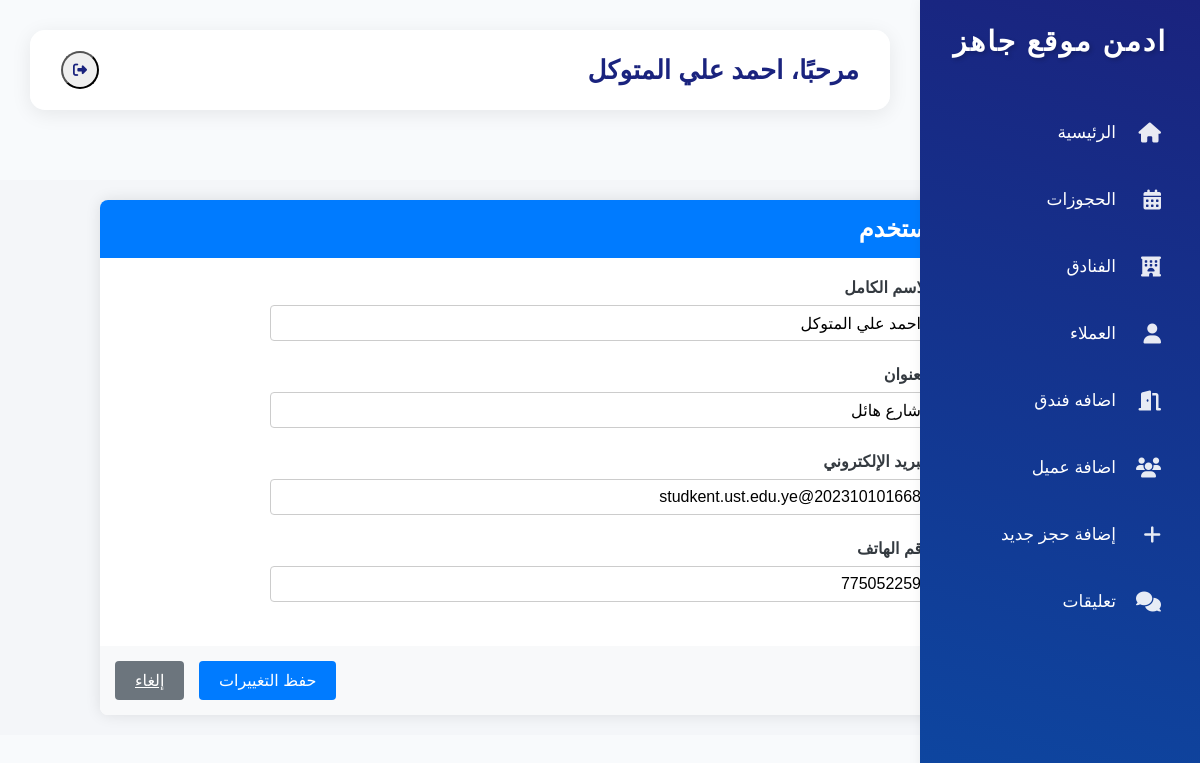
The app's page /dashboard/edit_users.php?id=10 (signed in) with its own data.
### tables this page shows
CREATE TABLE `users` (
  `id` int(11) NOT NULL,
  `u_name` varchar(50) NOT NULL,
  `u_address` varchar(70) NOT NULL,
  `u_password` varchar(255) NOT NULL,
  `u_email` varchar(100) NOT NULL,
  `u_phone` int(13) NOT NULL,
  `user_role` enum('user','admin') DEFAULT 'user'
);

### dashboard/edit_users.php (the view, shortened to what this page needs)
<?php
include_once 'sidebar.php';
include_once 'header.php';
require_once('../config.php');
if (isset($_GET['id'])) {
    $id = $_GET['id'];
    $stmt = $conn->prepare("SELECT * FROM users WHERE id = ?");
    $stmt->bind_param("i", $id);
    $stmt->execute();
    $result = $stmt->get_result();
    $user = $result->fetch_assoc();
}
?>
<div class="content-wrapper user-edit-page">
    <section class="content">
        <div class="container-fluid">
            <div class="row">
                <div class="col-md-6">
                    <div class="card card-primary">
                        <div class="card-header">
                            <h3 class="card-title">تعديل بيانات المستخدم</h3>
                        </div>
                        <form method="POST">
                            <div class="card-body">
                                <div class="form-group">
                                    <label>الاسم الكامل</label>
                                    <input
                                        type="text"
                                        class="form-control"
                                        name="name"
                                        value="<?= htmlspecialchars($user['u_name']) ?>"
                                        required>
                                </div>
                                <div class="form-group">
                                    <label>العنوان</label>
                                    <input
                                        type="text"
                                        class="form-control"
                                        name="address"
                                        value="<?= htmlspecialchars($user['u_address']) ?>"
                                        required>
                                </div>
                                <div class="form-group">
                                    <label>البريد الإلكتروني</label>
                                    <input
                                        type="email"
                                        class="form-control"
                                        name="email"
                                        value="<?= htmlspecialchars($user['u_email']) ?>"
                                        required>
                                </div>
                                <div class="form-group">
                                    <label>رقم الهاتف</label>
                                    <input
                                        type="text"
                                        class="form-control"
                                        name="phone"
                                        value="<?= htmlspecialchars($user['u_phone']) ?>"
                                        required>
                                </div>
                            </div>
                            <div class="card-footer">
                                <button type="submit" class="btn btn-primary">حفظ التغييرات</button>
                                <a href="users.php" class="btn btn-secondary">إلغاء</a>
                            </div>
                        </form>
                    </div>
                </div>
            </div>
        </div>
    </section>
</div>

### dashboard/css/style.css (style rules this page uses)
.form-group { margin-bottom: 20px; }
.form-group label { display: block; margin-bottom: 5px; font-weight: bold; }
.form-group input, .form-group select { width: 100%; padding: 10px; border: 1px solid #ddd; border-radius: 5px; }
.btn { padding: 0.5rem 1rem; border: none; border-radius: 0.25rem; cursor: pointer; display: flex; align-items: center; gap: 0.5rem; transition: all 0.3s ease; }
.form-group { margin-bottom: 15px; }
.form-group input, .form-group textarea { width: 100%; padding: 8px; border: 1px solid #ccc; border-radius: 4px; }
.btn { padding: 10px 20px; border: none; border-radius: 4px; cursor: pointer; font-size: 16px; }
.btn-primary { background: #28a745; color: white; }
.btn-secondary { background: #6c757d; color: white; }
body { color: #343a40; }
.card { border: none; border-radius: 8px; box-shadow: 0 0 15px rgba(0, 0, 0, 0.1); }
.card-header { background-color: #007bff; color: #ffffff; padding: 15px; border-top-left-radius: 8px; border-top-right-radius: 8px; }
.card-title { margin: 0; font-size: 1.5rem; }
.card-body { padding: 20px; max-width: 70%; margin: auto; }
.btn { padding: 8px 12px; border: none; border-radius: 4px; font-size: 0.9rem; cursor: pointer; transition: background-color 0.3s ease; display: inline-flex; align-items: center; justify-content: center; gap: 5px; }
.user-edit-page { font-family: 'Tajawal', sans-serif; background-color: #f4f6f9; color: #343a40; }
.content-wrapper { padding: 20px; }
.card-primary { background-color: #ffffff; border-radius: 8px; box-shadow: 0 0 15px rgba(0, 0, 0, 0.1); max-width: 1000px; margin: auto; }
.card-body { padding: 20px; }
.form-group { margin-bottom: 1.5rem; }
.form-group label { font-weight: bold; margin-bottom: 0.5rem; display: block; }
.form-control { width: 100%; padding: 10px; border: 1px solid #ced4da; border-radius: 4px; font-size: 1rem; transition: border-color 0.3s ease; }
.card-footer { background-color: #f8f9fa; padding: 15px; border-bottom-left-radius: 8px; border-bottom-right-radius: 8px; text-align: left; }
.btn { padding: 10px 20px; border: none; border-radius: 4px; font-size: 1rem; cursor: pointer; transition: background-color 0.3s ease; }
.btn-primary { background-color: #007bff; color: #ffffff; }
.btn-secondary { background-color: #6c757d; color: #ffffff; }
.btn + .btn { margin-right: 10px; }
:root { --primary-color: #1a237e; --secondary-color: #4CAF50; --background: #f8fafc; --text-dark: #1e293b; }

### dashboard/sidebar.php (style rules this page uses)
* { margin: 0; padding: 0; box-sizing: border-box; font-family: 'Tajawal', sans-serif; }
body { background: #f8fafc; }

### records on screen
users: name "احمد علي المتوكل", address "شارع هائل", email "202310101668@studkent.ust.edu.ye", phone "775052259"

### other values on screen
$username "احمد علي المتوكل"
